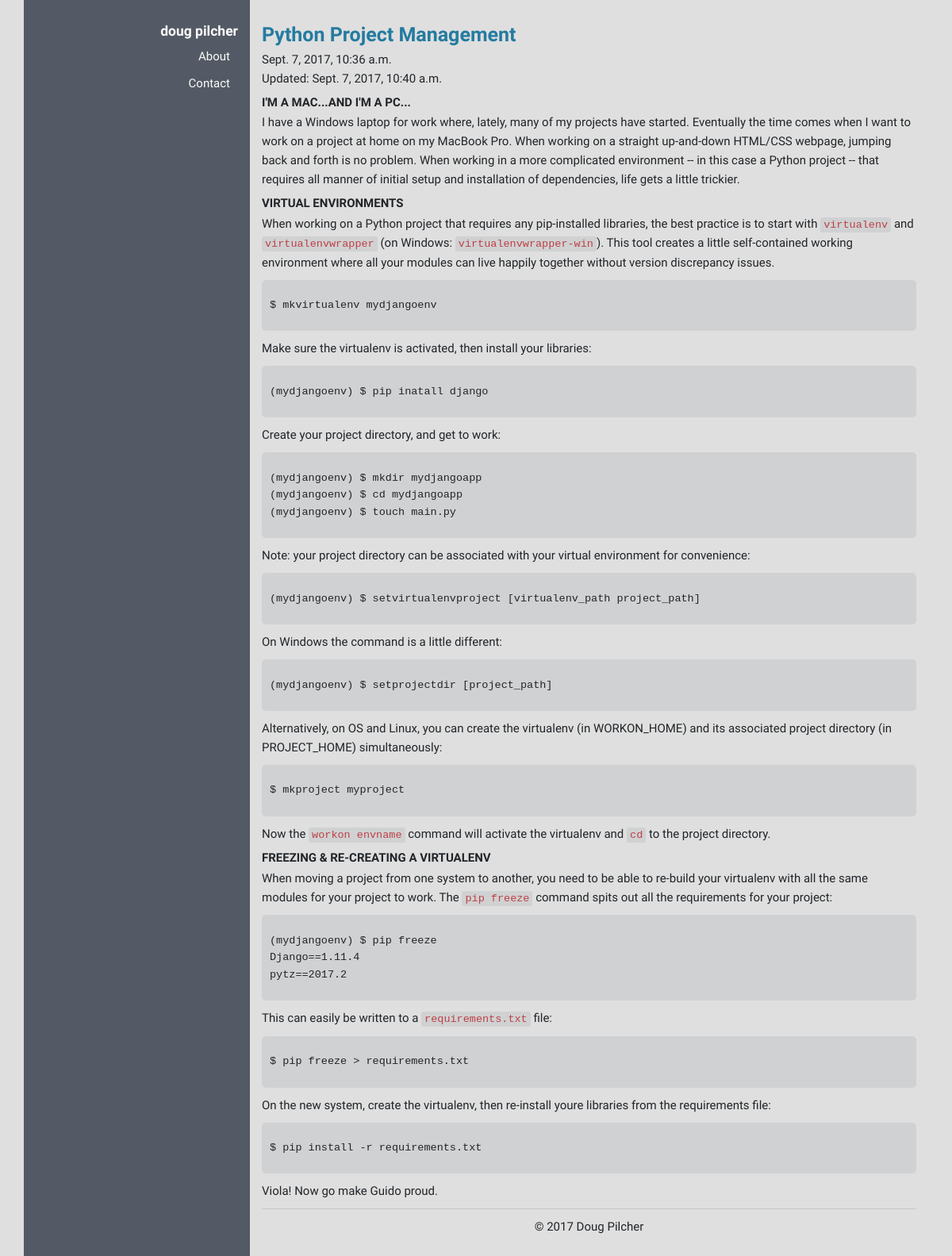
Page /blog/1/ on the committed database.
### blog/models.py (models this page shows, shortened)
class Post(models.Model):
    pub_date = models.DateTimeField(auto_now_add=True)
    last_edit = models.DateTimeField(auto_now=True)
    title = models.CharField(max_length=128)
    body = models.TextField()
    intro = models.TextField()

### blog/views.py (the view)
# urls.py: url(r'^(?P<post_id>[0-9]+)/$', views.DetailView.as_view(), name='blog_detail'),
class DetailView(TemplateView):
    def get(self, request, post_id, **kwargs):
        post = get_object_or_404(Post, id=post_id)
        context = {'post': post}
        return render(request, 'blog/detail.html', context=context)

### blog/templates/blog/detail.html (shortened to what this page needs)
{% extends 'base.html' %}
{% block content %}
{% if post %}
    <h1><a href="{% url 'blog_detail' post_id=post.id %}">{{ post.title }}</a></h1>
    <p>{{ post.pub_date }}<br>Updated: {{ post.last_edit }}</p>
    {% autoescape off %}{{ post.intro }}{{ post.body }}{% endautoescape %}
{% else %}
<p>No post found.</p>
{% endif %}
<hr>
{% endblock content %}

### static/css/main.css (style rules this page uses)
html { font-size: 62.5%; }
body { font-size: 1.5em; line-height: 1.6; font-weight: 400; font-family: "Raleway", "HelveticaNeue", "Helvetica Neue", Helvetica, Arial, sans-serif; background-color: #dfdfdf; }
h1, h2, h3, h4, h5 { font-weight:600; }
h4 { text-transform: uppercase; }
a { color: #247ba0; }
pre { padding-left: 1rem; border-radius: 5px; }
pre, code { background-color: rgba(83,90,101,0.1); }

### rows in the picture
Post: title "Python Project Management", pub_date "Sept. 7, 2017, 10:36 a.m.", last_edit "Sept. 7, 2017, 10:40 a.m.", intro "I'M A MAC...AND I'M A PC... I have a Windows laptop for work where, lately, many of my projects have started. Eventually the time comes when I want to work on a project at home on my MacBook Pro. When working on a straight up-and-down HTML/CSS webpage, jumping back and forth is no problem. When working in a more complicated environment -- in this case a Python project -- that requires all manner of initial setup and installation of dependencies, life gets a little trickier.", body "VIRTUAL ENVIRONMENTS When working on a Python project that requires any pip-installed libraries, the best practice is to start with virtualenv and virtualenvwrapper (on Windows: virtualenvwrapper-win ). This tool creates a little self-contained working environment where all your modules can live happily together without version discrepancy issues. $ mkvirtualenv mydjangoenv Make sure the virtualenv is activated, then install your libraries: (mydjangoenv) $ pip inatall django Create your project directory, and get to work: (mydjangoenv) $ mkdir mydjangoapp (mydjangoenv) $ cd mydjangoapp (mydjangoenv) $ touch main.py Note: your project directory can be associated with your virtual environment…"
